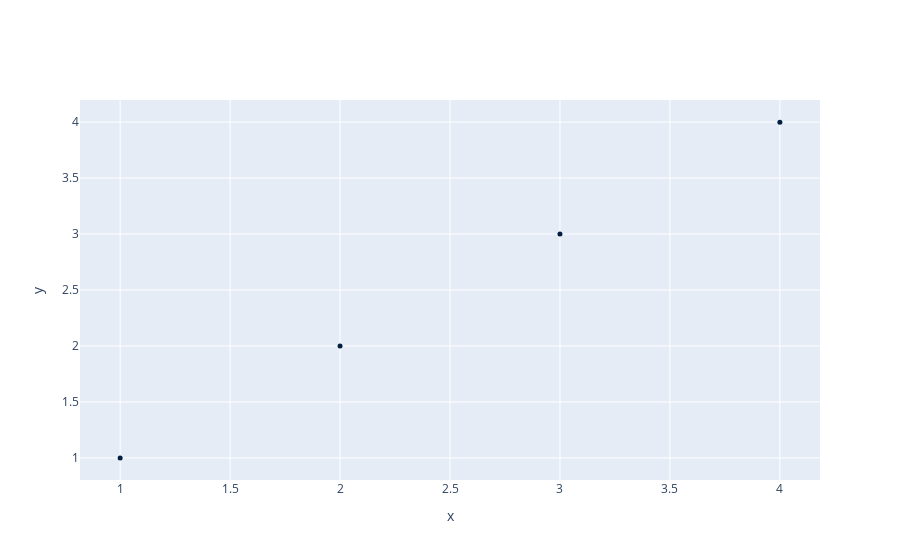

Source (notebook cell):
### Markdown cell above
<br><br><br>

### Outliers

Outliers can have a significant effect on correlation.

### Code cell
line = Table().with_columns(
        'x', make_array(1, 2, 3, 4),
        'y', make_array(1, 2, 3, 4)
    )
line.iscatter('x', 'y')

### Figure 1 — Plotly figure (JSON) as saved in the notebook; plotly's stock layout.template omitted (floating-point values rounded to 4 significant figures)
{"data": [{"marker": {"color": "rgb(0,30,66)", "size": 5}, "mode": "markers", "name": "y", "textfont": {"color": "rgb(0,30,66)"}, "textposition": "bottom center", "type": "scatter", "x": [1, 2, 3, 4], "y": [1, 2, 3, 4]}], "layout": {"xaxis": {"title": {"text": "x"}}, "yaxis": {"title": {"text": "y"}}}}
